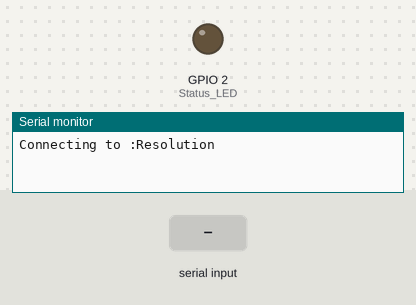
A sketch run on a simulated ESP8266 (NodeMCU). Parts: output pins drawn as LEDs (lit = HIGH), the last lines printed to the serial monitor. The inputs (shaded band) are chosen by the test bench. WiFi joins after 1.5 s; servers stay silent unless stated.

Above: at 2.1 s.
At 8.7 s:
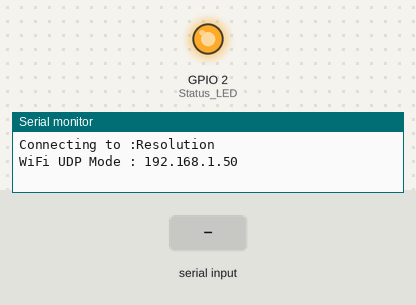
8.8 s: "1" received over Serial
Timing chart, 0 to 11.8 s (numbered marks = the images above; inputs shaded):
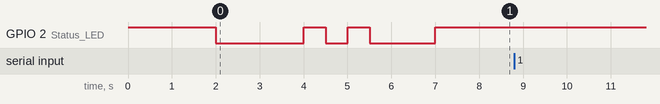

The sketch:

ESP8266_Master_recive_send.ino
```cpp
#include <ESP8266WiFi.h>
#include <WiFiUDP.h>

  const char *ssid = "Resolution";
  const char *password = "12345678";
  const char* host = "192.168.43.37";
  unsigned int UDPPort = 4023;                // local port to listen on
  int Status_LED = 2;
  int packetSize,len;
  String BufferString,SerialRecieve,MYCommand;
  bool sendCommand=false;
  WiFiUDP Udp;


void setup() {
  Serial.begin(9600);
  pinMode(Status_LED, OUTPUT);
  digitalWrite(Status_LED, HIGH);  delay(500);
  Serial.print("Connecting to :");
  Serial.println(ssid);
  WiFi.begin(ssid, password);
  while (WiFi.status() != WL_CONNECTED) {
    delay(500);
    //Serial.print(".");
  }
  digitalWrite(Status_LED, LOW);
  delay(2000);
  digitalWrite(Status_LED, HIGH);
  delay(500);
  digitalWrite(Status_LED, LOW);
  delay(500);
  digitalWrite(Status_LED, HIGH);
  delay(500);
  digitalWrite(Status_LED, LOW);
  delay(500);
  Serial.println();
  Serial.print("WiFi UDP Mode : ");
  Serial.println(WiFi.localIP().toString());

  delay(1000);

  digitalWrite(Status_LED, HIGH);


  Udp.begin(UDPPort);

  delay(500);
}


void loop() {

  UDP_write();
  UDP_read();

}
void UDP_write(){
  if (Serial.available()) {
      SerialRecieve = Serial.readString();
      char StringBuffer[(SerialRecieve.length())+1];
      Serial.println("SS");
      SerialRecieve.toCharArray(StringBuffer,(SerialRecieve.length())+1);
      Udp.beginPacket(host,UDPPort);
      Udp.write(StringBuffer,SerialRecieve.length());
      Udp.endPacket();
      SerialRecieve="";
  }
   if (sendCommand) {
      SerialRecieve = MYCommand;
      char StringBuffer[(SerialRecieve.length())+1];
      Serial.println(SerialRecieve);
      SerialRecieve.toCharArray(StringBuffer,(SerialRecieve.length())+1);
      Udp.beginPacket(host,UDPPort);
      Udp.write(StringBuffer,SerialRecieve.length());
      Udp.endPacket();
      SerialRecieve="";
  }
}

void UDP_read()
{
  packetSize = Udp.parsePacket();
  if( packetSize>0){
    char packetBuffer[packetSize];
    len = Udp.read(packetBuffer,packetSize);
    if(len>0){
      packetBuffer[len]=0;
    }
    BufferString = "";
    for(int i =0;i<len;i++){
      BufferString+= String(packetBuffer[i]);
    }
    Serial.println(BufferString);
  }
}
```
